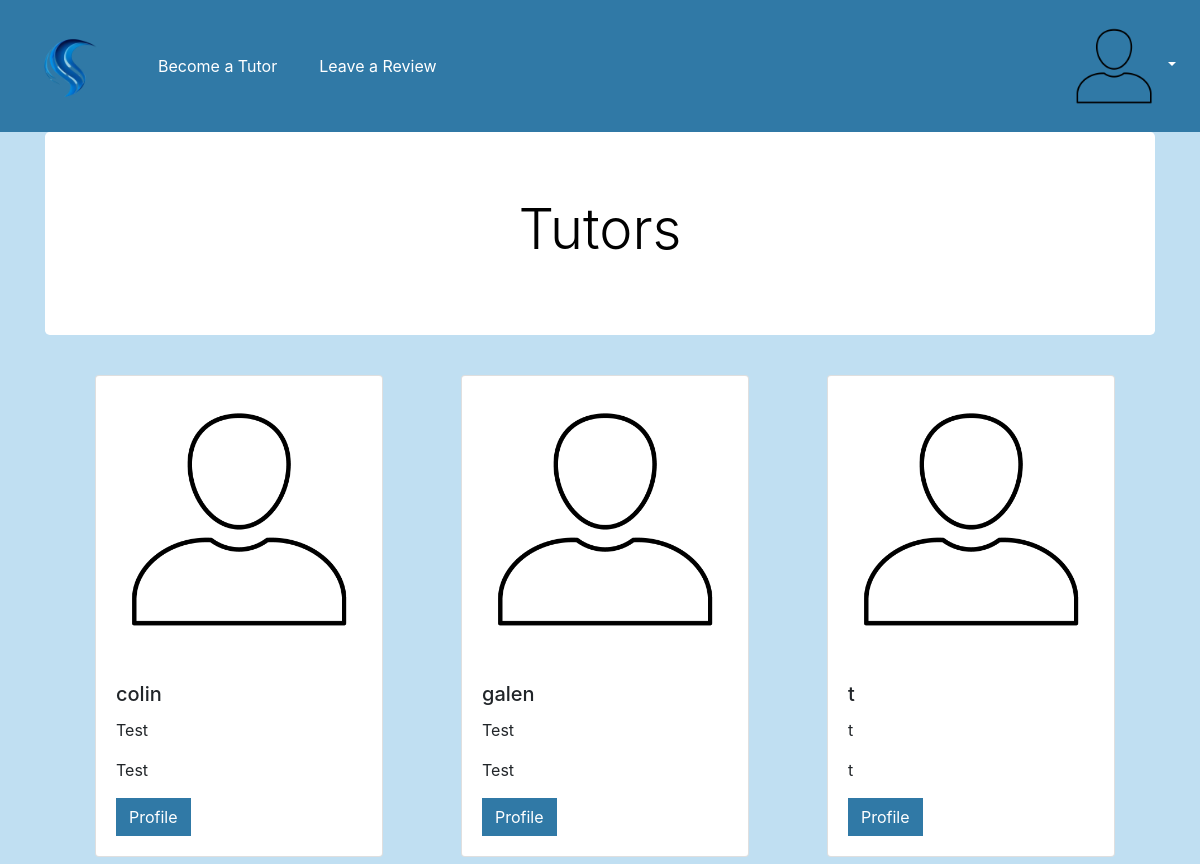
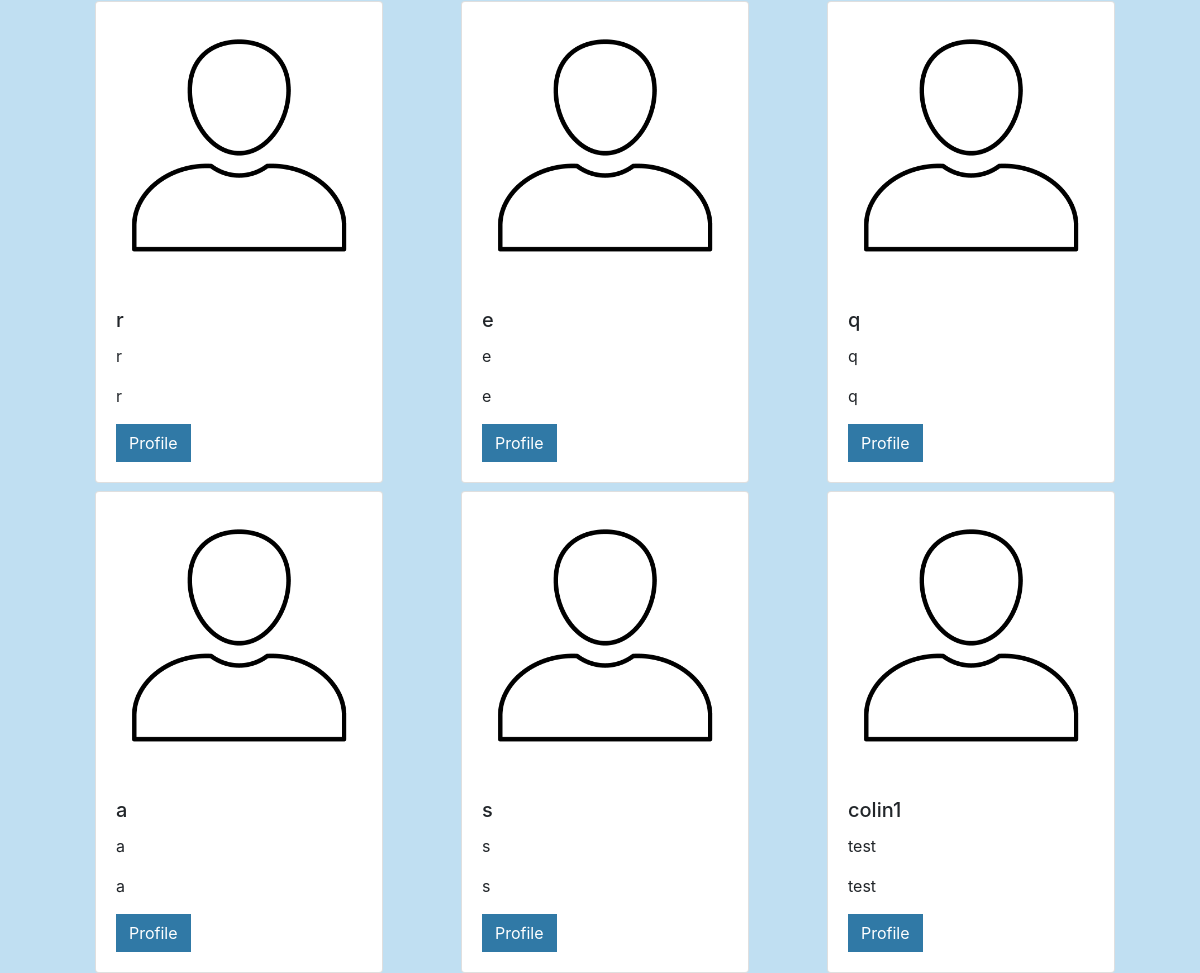
The page /home (signed in) on the database its author committed (2 pictures, top to bottom).
### models.py (models this page shows, shortened)
class User(Base):
    __tablename__ = "users"
    id = Column("id", INTEGER, primary_key=True)
    username = Column("username", TEXT, nullable=False)
    name = Column("name", TEXT, nullable=False)
    password = Column("password", TEXT, nullable=False)
    tutors = relationship("Tutor", secondary="ratingtags", back_populates="users")

class Tutor(Base):
    __tablename__ = "tutors"
    id = Column("id", INTEGER, primary_key=True)
    bio = Column("bio", TEXT, nullable=False)
    intro = Column("intro", TEXT, nullable=False)
    grade = Column("grade", TEXT, nullable=False)
    phone = Column("phone", TEXT, nullable=False)
    email = Column("email", TEXT, nullable=False)
    user_id = Column(INTEGER, ForeignKey('users.id'), nullable=False)
    users = relationship("User", secondary="ratingtags", back_populates="tutors")
    subjects = relationship("Subject", secondary="subjecttags", back_populates="tutors")

### app.py (the view)
@app.route("/home")
def home():
    if "username" in session:
        tutors = db_session.query(Tutor).all()
        names = []
        for tutor in tutors:
            names.append(db_session.query(User.name).where(User.id == tutor.user_id).first()[0])
        return render_template("home.html", tutors=tutors, names=names)
    else:
        return redirect(url_for("login"))

### templates/home.html (shortened to what this page needs)
{% extends "base.html" %}
  {% block style %}
    <link rel="stylesheet" type="text/css" href="{{url_for('static', filename='styles/home.css')}}">
    {% endblock %}
  {% block content %}
  <div class="jumbotron jumbotron-custom">
    <div class="container">
      <h1 class="display-4">Tutors</h1>
    </div>
  </div>
    <div class="card-deck">
    {%for i in range(names| length)%}
          <div class="card" style="width: 18rem;">
            <img src="{{url_for('static', filename='images/profile.png')}}" class="card-img-top" alt="...">
            <div class="card-body">
              <h5 class="card-title">{{names[i]}}</h5>
              <p class="card-text">{{tutors[i].bio}}</p>
              <p class="card-text">{{tutors[i].intro}}</p>
              <form method="POST" action="/tutorprofile">
                <button type="submit" class="btn btn-primary">Profile</button>
              </form>
            </div>
          </div>
    {%endfor%}
  </div>
  {% endblock %}

### static/styles/base.css (style rules this page uses)
.btn-primary { background-color: #3079A6; border-color: #3079A6; border-radius: 0; }

### static/styles/home.css (style rules this page uses)
body { background-color: #C0DFF2; }
.jumbotron { text-align: center; }
.card-deck { margin-top: 40px; margin-left: 35px; display: grid; grid-template-columns: repeat(auto-fit, minmax(280px, 1fr)); grid-gap: .5rem; }
.card { max-width: 18rem; }
.jumbotron-custom { background-color: #ffffff; }
.jumbotron-custom h1 { color: #000000; text-align: center; }

### rows shown on the page
User: name "colin"
Tutor: bio "Test", intro "Test"
User: name "galen"
Tutor: bio "Test", intro "Test"
Tutor: bio "t", intro "t"
Tutor: bio "r", intro "r"
Tutor: bio "e", intro "e"
Tutor: bio "q", intro "q"
Tutor: bio "a", intro "a"
Tutor: bio "s", intro "s"
User: name "colin1"
Tutor: bio "test", intro "test"

### other values the page prints
{{ names[i] }} "t" "r" "e" "q" "a" "s"
